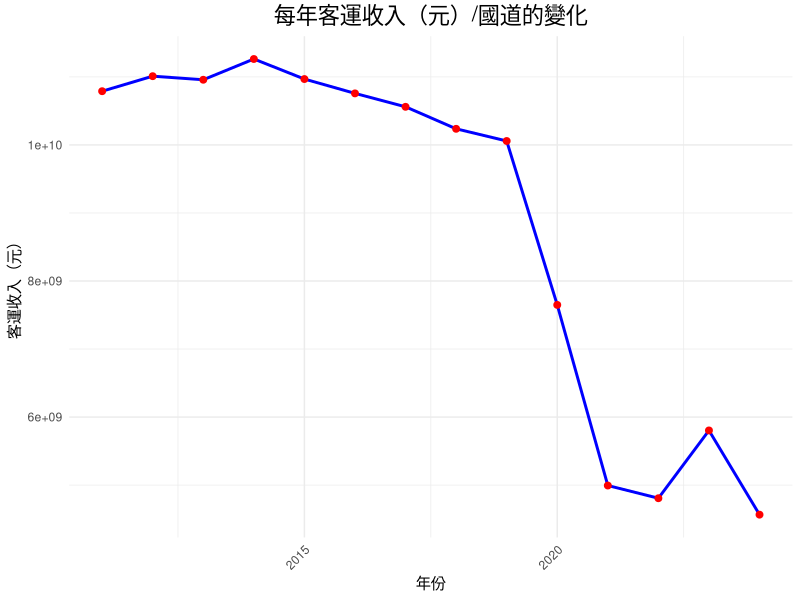
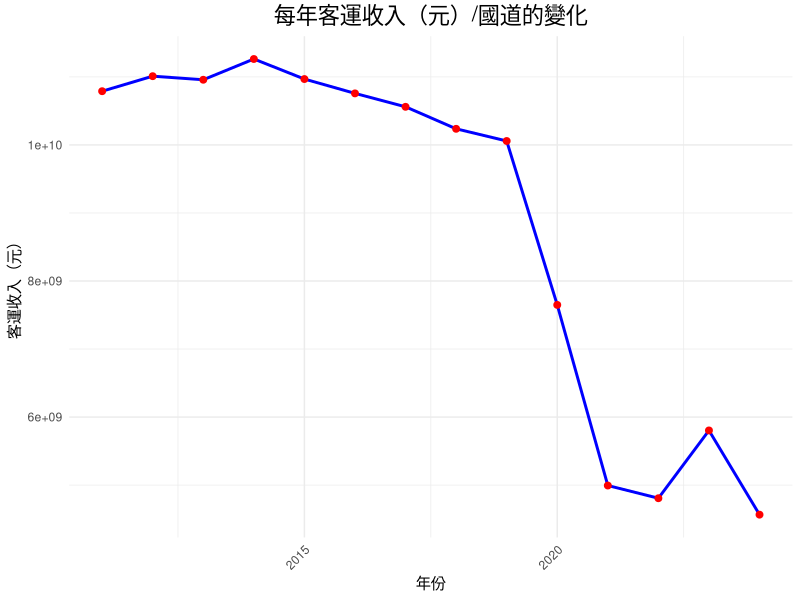
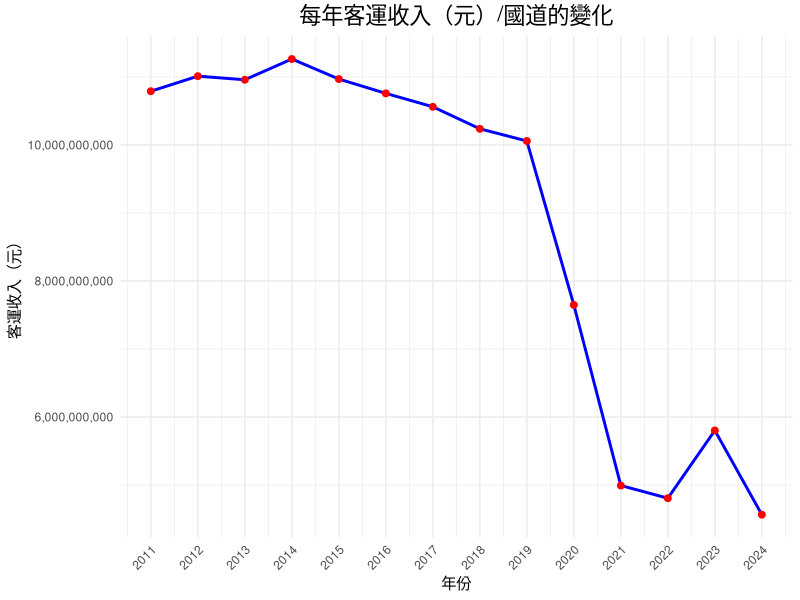
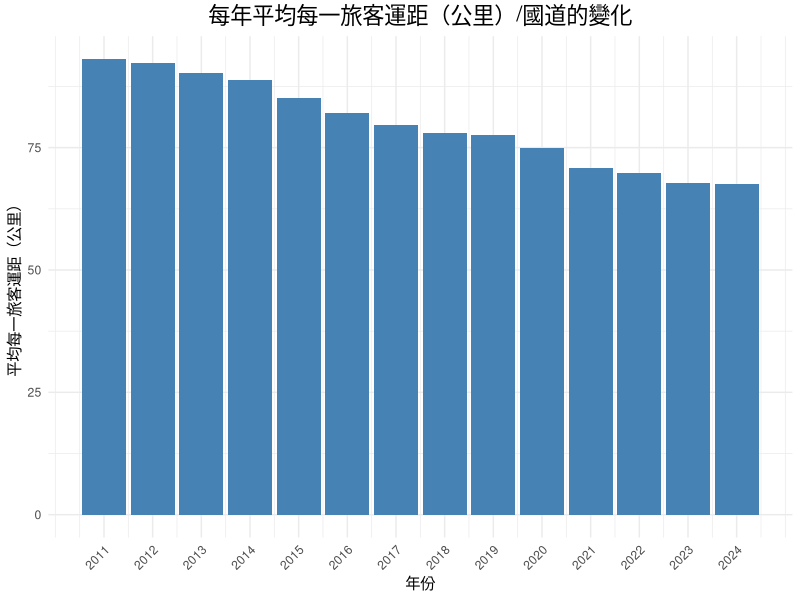

Reproduce these figures in R, in order.
# 讀取資料
library(readr)
library(dplyr)
library(ggplot2)

# 載入 CSV 檔案
data <- read_csv("1317043558712086528.csv")

# 轉換年份
data <- data |>
  mutate(年份 = as.numeric(stringr::str_extract(`期別/國道`, "\\d+")) + 1911)

# 按年份計算客運收入總和
yearly_income <- data |>
  group_by(年份) |>
  summarize(總收入 = sum(`客運收入（元）/國道`, na.rm = TRUE)) |>
  ungroup()

# 繪製折線圖
ggplot(yearly_income, aes(x = 年份, y = 總收入)) +
  geom_line(color = "blue", size = 1) +
  geom_point(color = "red", size = 2) +
  labs(
    title = "每年客運收入（元）/國道的變化",
    x = "年份",
    y = "客運收入（元）"
  ) +
  theme_minimal() +
  theme(
    plot.title = element_text(hjust = 0.5, size = 16),
    axis.text.x = element_text(angle = 45, hjust = 1)
  )
# 讀取資料
library(readr)
library(dplyr)
library(ggplot2)
library(stringr)

# 載入 CSV 檔案
data <- read_csv("1317043558712086528.csv")

# 轉換民國年到西元年，並新增年份欄位
data <- data |>
  mutate(
    年份 = as.numeric(str_extract(`期別/國道`, "\\d+")) + 1911
  )

# 按年份計算客運收入總和
yearly_income <- data |>
  group_by(年份) |>
  summarize(總收入 = sum(`客運收入（元）/國道`, na.rm = TRUE)) |>
  ungroup()

# 繪製折線圖
ggplot(yearly_income, aes(x = 年份, y = 總收入)) +
  geom_line(color = "blue", linewidth = 1) +  # 使用 linewidth 調整線條寬度
  geom_point(color = "red", size = 2) +
  labs(
    title = "每年客運收入（元）/國道的變化",
    x = "年份",
    y = "客運收入（元）"
  ) +
  theme_minimal() +
  theme(
    plot.title = element_text(hjust = 0.5, size = 16),
    axis.text.x = element_text(angle = 45, hjust = 1)
  )

# 讀取資料
library(readr)
library(dplyr)
library(ggplot2)
library(stringr)
library(scales) # 用於格式化縱軸數字

# 載入 CSV 檔案
data <- read_csv("1317043558712086528.csv")

# 轉換民國年到西元年，並新增年份欄位
data <- data |>
  mutate(
    年份 = as.numeric(str_extract(`期別/國道`, "\\d+")) + 1911
  )

# 按年份計算客運收入總和
yearly_income <- data |>
  group_by(年份) |>
  summarize(總收入 = sum(`客運收入（元）/國道`, na.rm = TRUE)) |>
  ungroup()

# 繪製折線圖
ggplot(yearly_income, aes(x = 年份, y = 總收入)) +
  geom_line(color = "blue", linewidth = 1) +
  geom_point(color = "red", size = 2) +
  labs(
    title = "每年客運收入（元）/國道的變化",
    x = "年份",
    y = "客運收入（元）"
  ) +
  scale_y_continuous(labels = scales::comma) + # 縱軸顯示千分位格式
  scale_x_continuous(breaks = yearly_income$年份) + # 顯示所有年份
  theme_minimal() +
  theme(
    plot.title = element_text(hjust = 0.5, size = 16),
    axis.text.x = element_text(angle = 45, hjust = 1)
  )

# 按年份計算平均每一旅客運距總和
yearly_distance <- data |>
  group_by(年份) |>
  summarize(平均每一旅客運距 = mean(`平均每一旅客運距（公里）/國道`, na.rm = TRUE)) |>
  ungroup()

# 繪製長條圖
ggplot(yearly_distance, aes(x = 年份, y = 平均每一旅客運距)) +
  geom_bar(stat = "identity", fill = "steelblue") +
  labs(
    title = "每年平均每一旅客運距（公里）/國道的變化",
    x = "年份",
    y = "平均每一旅客運距（公里）"
  ) +
  scale_y_continuous(labels = scales::comma) + # 縱軸顯示千分位格式
  scale_x_continuous(breaks = seq(min(yearly_distance$年份), max(yearly_distance$年份), by = 1)) + # 顯示每一年
  theme_minimal() +
  theme(
    plot.title = element_text(hjust = 0.5, size = 16),
    axis.text.x = element_text(angle = 45, hjust = 1)
  )

